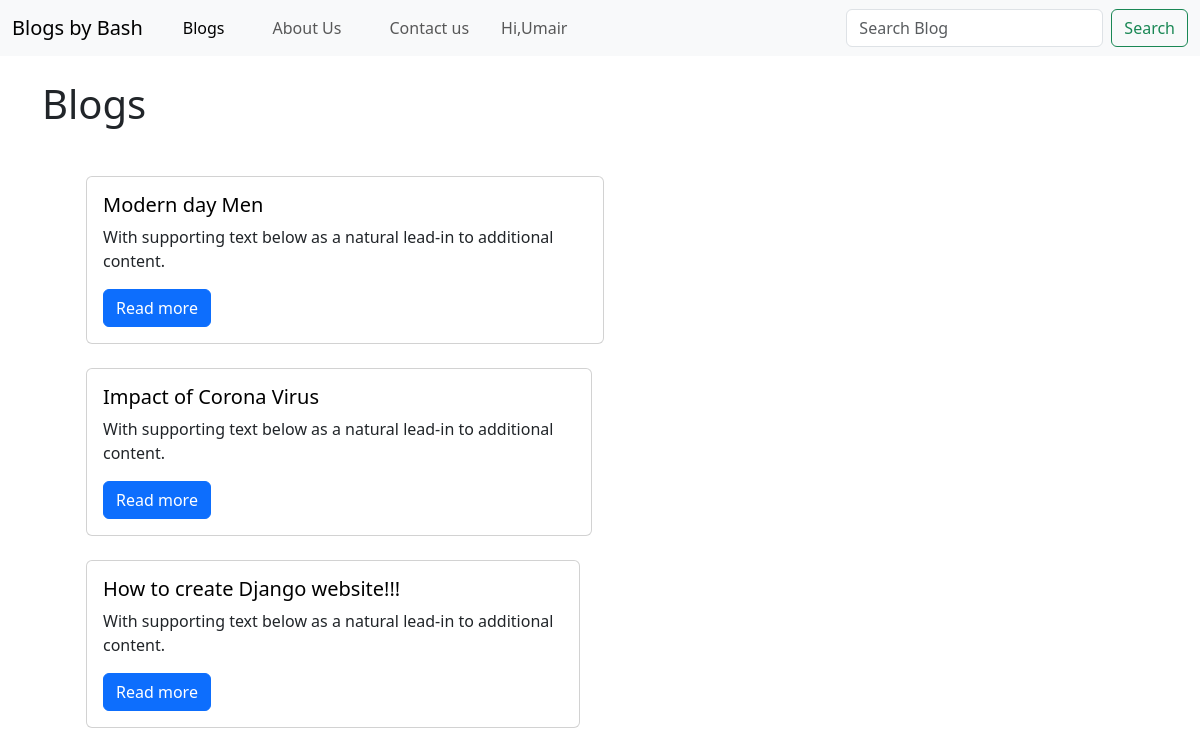
/Blogs/ (signed in), run on the app's committed database.
### Blog_Website/models.py (models this page shows, shortened)
class Post(models.Model):
    title = models.CharField(max_length=255)
    tag = models.CharField(max_length=50)
    description = HTMLField()
    auther = models.CharField(max_length=50)
    date_created = models.DateTimeField(auto_now_add=True)
    likes = models.ManyToManyField(User , related_name='post')
    class Meta:
        ordering = ['-date_created']

### Blog_Website/views.py (the view)
# urls.py: path('Blogs/', views.blogView, name='Blogs'),
def blogView(request ):
    context ={}
    context["dataset"] = Post.objects.all()
    return render(request, 'Blogs.html', context)

### Blog_Website/templates/Blogs.html (shortened to what this page needs)
{% extends 'navbar.html' %}
{% block content %}
<!DOCTYPE html>
<html lang="en">
<head>
    <div class="container">
    <h1 class="my-4">Blogs</h1>
    <br>
    <link href="https://cdn.jsdelivr.net/npm/bootstrap@5.3.2/dist/css/bootstrap.min.css"
     rel="stylesheet"
>
</head>
<body>
    <div class="container">
        <ol>
            {% for b in dataset %}
            <div class="row">
                <div class="col-sm-6 mb-3 mb-sm-0">
                  <div class="card">
                    <div class="card-body">
                      <a href="{% url 'desc' b.id %}" style="text-decoration: none; color: black;">
                        <h5>{{ b.title }}</h5></a>
                      <p class="card-text">With supporting text below as a natural lead-in to additional content.</p>
                      <a  class="btn btn-primary" href="{% url 'desc' b.id %}" role="button" >Read more</a>
                    </div>
                  </div>
                  <br>
                </div>
            {% endfor %}
        </ol>
    </div>
</body>
</html>
{% endblock %}

### Blog_Website/templates/main.html (shortened to what this page needs)
<!DOCTYPE html>
<html lang="en">
<head>
    <link href="https://cdn.jsdelivr.net/npm/bootstrap@5.3.2/dist/css/bootstrap.min.css"
     rel="stylesheet"
>
</head>
<body>
    <div>
        <nav class="navbar navbar-expand-lg bg-body-tertiary">
            <div class="container-fluid">
              <a class="navbar-brand" href="{% url 'home' %}">Blogs by Bash</a>
              <div class="collapse navbar-collapse" id="navbarSupportedContent">
                <ul class="navbar-nav me-auto mb-2 mb-lg-0">
                  <li class="nav-item" {% block Blogsavtive %}  {% endblock Blogsavtive %}>
                    <a class=" mx-3 nav-link active" aria-current="page" href="{% url 'Blogs' %}">Blogs</a>
                  </li>
                  <li class="nav-item" {% block Aboutavtive %}  {% endblock Aboutavtive %}>
                    <a class="mx-3 nav-link" href="{% url 'About' %}">About Us</a>
                  </li>
                  <li class="nav-item" {% block contactavtive %}  {% endblock contactavtive %}>
                    <a class="mx-3 nav-link" href="{% url 'contact' %}">Contact us</a>
                  </li>
                  <li class="nav-item">
                    <a class="mx-3 nav-link ms-auto">Hi,{{user}}</a>
                  </li>
                </ul>
                <form class="d-flex" role="search" method="post" action="{% url 'Search_post' %}">
                  <input class="form-control me-2" type="search" placeholder="Search Blog"
                   aria-label="Search" name="sp">
                  <button class="btn btn-outline-success" type="submit">Search</button>
                </form>
              </div>
            </div>
          </nav>
    </div>
</body>
</html>

### data on the page
Post: title "Modern day Men"
Post: title "Impact of Corona Virus"
Post: title "How to create Django website!!!"

### other printed values
{{ user }} "Umair"
